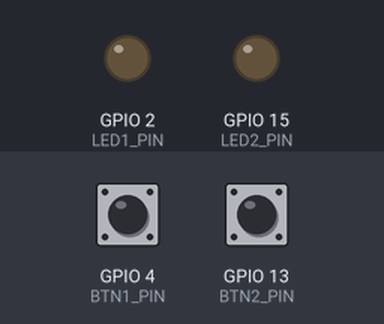
A program run on a simulated ESP32. Parts: output pins drawn as LEDs (lit = HIGH). Inputs (shaded band) come from the test bench; at power-on: GPIO 4 (BTN1_PIN) HIGH, GPIO 13 (BTN2_PIN) HIGH. WiFi joins after 1.5 s; servers stay silent unless stated; random numbers use the default seed unless the program sets one; no MQTT or app messages arrive unless stated; what the program prints to the serial monitor is not drawn.

Above: at 3.7 s.
3.8 s: GPIO 4 (BTN1_PIN) pulled LOW for 3.2 s
At 6.4 s:
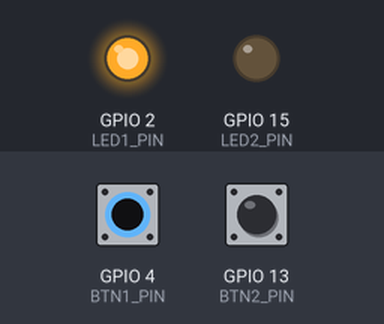
8.5 s: GPIO 13 (BTN2_PIN) pulled LOW for 0.15 s
At 9.8 s:
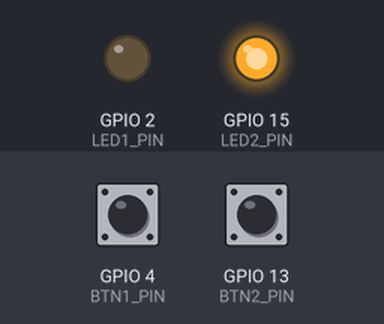
Timing chart, 0 to 12.0 s (numbered marks = the images above; inputs shaded):
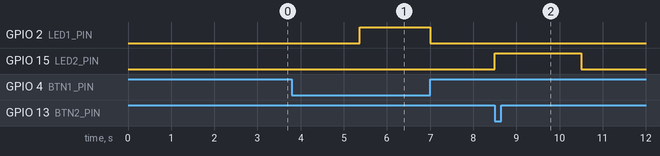

The program:

main.cpp
```cpp
#include <Arduino.h>
#include <WiFi.h>
#include <PubSubClient.h>

// ===== CONFIGURACIÓN WIFI =====
const char* ssid = "Las Penas";
const char* password = "Pena123321";

// ===== MQTT BROKER =====
const char* mqtt_server = "broker.emqx.io";
const int mqtt_port = 1883;
const char* mqtt_user = "";
const char* mqtt_pass = "";

// ===== PINES =====
#define BTN1_PIN 4        // GPIO4 = Botón 1 (Active LOW, pull-up)
#define BTN2_PIN 13       // GPIO13 = Botón 2 (Active LOW, pull-up)
#define LED1_PIN 2        // GPIO2 = LED integrado
#define LED2_PIN 15       // GPIO15 = Segundo LED

WiFiClient espClient;
PubSubClient client(espClient);

enum GameState {
  WAITING_START,
  HOLDING_BTN1,
  LED1_ON_WAIT_RELEASE,
  WAIT_BTN2_PRESS,
  SHOW_RESULTS
};

GameState state = WAITING_START;
volatile uint32_t led1_on_time = 0;
volatile uint32_t btn1_release_time = 0;
volatile uint32_t reaction1 = 0;
volatile uint32_t reaction2 = 0;

// Variables Debounce
uint32_t btn1_debounce = 0;
bool btn1_last = false;
bool btn1_stable = false;

uint32_t btn2_debounce = 0;
bool btn2_last = false;
bool btn2_stable = false;

uint32_t hold_start = 0;

// Lectura de hardware
inline bool readBtn1() { return digitalRead(BTN1_PIN) == LOW; } // true si está presionado
inline bool readBtn2() { return digitalRead(BTN2_PIN) == LOW; } // true si está presionado
inline void led1On()   { digitalWrite(LED1_PIN, HIGH); }
inline void led1Off()  { digitalWrite(LED1_PIN, LOW); }
inline void led2On()   { digitalWrite(LED2_PIN, HIGH); }
inline void led2Off()  { digitalWrite(LED2_PIN, LOW); }

void setup_wifi() {
  Serial.print("Conectando a Wi-Fi: ");
  Serial.println(ssid);
  WiFi.begin(ssid, password);
  while (WiFi.status() != WL_CONNECTED) {
    delay(500);
    Serial.print(".");
  }
  Serial.println("\nWi-Fi Conectado!");
}

void reconnect() {
  while (!client.connected()) {
    Serial.print("Intentando conexion MQTT...");
    String clientId = "ESP32-Game-" + String(random(0xffff), HEX);
    if (client.connect(clientId.c_str(), mqtt_user, mqtt_pass)) {
      Serial.println(" Conectado a EMQX!");
      client.subscribe("reaction_game/control");
      client.publish("topic/qos0", "ESP32 listo para jugar");
    } else {
      Serial.print(" Fallo rc=");
      Serial.print(client.state());
      Serial.println(" Reintentando en 2s...");
      delay(2000);
    }
  }
}

void publishTimes() {
  String payload = "{\"reaction1_ms\":" + String(reaction1) + ",\"reaction2_ms\":" + String(reaction2) + "}";
  client.publish("reaction_game/times", payload.c_str());

  String msg = "Reaccion 1: " + String(reaction1) + " ms | Reaccion 2: " + String(reaction2) + " ms";
  client.publish("topic/qos0", msg.c_str());
  Serial.println("-> Datos publicados en MQTT!");
}

void setup() {
  Serial.begin(115200);
  delay(1000); // Tiempo para estabilizar el Monitor Serie
  Serial.println("\n--- Iniciando ESP32 ---");

  pinMode(BTN1_PIN, INPUT_PULLUP);
  pinMode(BTN2_PIN, INPUT_PULLUP);
  pinMode(LED1_PIN, OUTPUT);
  pinMode(LED2_PIN, OUTPUT);
  led1Off();
  led2Off();

  // Red y Semilla aleatoria usando hardware del ESP32
  setup_wifi();
  randomSeed(esp_random());
  client.setServer(mqtt_server, mqtt_port);
}

void loop() {
  if (!client.connected()) reconnect();
  client.loop();

  uint32_t now = micros();

  // Debounce Botón 1 (BOOT)
  bool btn1_raw = readBtn1();
  if (btn1_raw != btn1_last) {
    btn1_debounce = now;
    btn1_last = btn1_raw;
  }
  if (now - btn1_debounce > 2000) {
    btn1_stable = btn1_raw;
  }

  // Debounce Botón 2
  bool btn2_raw = readBtn2();
  if (btn2_raw != btn2_last) {
    btn2_debounce = now;
    btn2_last = btn2_raw;
  }
  if (now - btn2_debounce > 2000) {
    btn2_stable = btn2_raw;
  }

  // Detección de flancos
  static bool btn1_prev = false;
  bool btn1_pressed = btn1_stable;
  bool btn1_fell    = btn1_pressed && !btn1_prev;
  bool btn1_rose    = !btn1_pressed && btn1_prev;
  btn1_prev = btn1_pressed;

  static bool btn2_prev = false;
  bool btn2_pressed = btn2_stable;
  bool btn2_fell    = btn2_pressed && !btn2_prev;
  bool btn2_rose    = !btn2_pressed && btn2_prev;
  btn2_prev = btn2_pressed;

  // Máquina de Estados
  switch (state) {
    case WAITING_START:
      led1Off();
      led2Off();
      hold_start = 0;
      if (btn1_fell) {
        Serial.println("-> Boton 1 PRESIONADO. Esperando tiempo aleatorio...");
        state = HOLDING_BTN1;
      }
      break;

    case HOLDING_BTN1:
      if (btn1_rose) {
        Serial.println("-> Boton 1 soltado muy rapido. Reiniciando...");
        hold_start = 0;
        state = WAITING_START;
        break;
      }

      if (hold_start == 0) hold_start = now;

      if (now - hold_start > (random(1500000, 4500000))) {
        led1On();
        led1_on_time = now;
        Serial.println("-> LED 1 ENCENDIDO! Suelta el Boton 1!");
        state = LED1_ON_WAIT_RELEASE;
        hold_start = 0;
      }
      break;

    case LED1_ON_WAIT_RELEASE:
      if (btn1_rose) {
        btn1_release_time = now;
        reaction1 = (btn1_release_time - led1_on_time) / 1000;
        Serial.printf("-> Reaccion 1: %d ms. Presiona Boton 2 (GPIO12)...\n", reaction1);
        led1Off();
        state = WAIT_BTN2_PRESS;
      }
      break;

    case WAIT_BTN2_PRESS:
      if (btn2_fell) {
        uint32_t btn2_time = now;
        reaction2 = (btn2_time - btn1_release_time) / 1000;
        Serial.printf("-> Reaccion 2: %d ms.\n", reaction2);
        led2On();
        state = SHOW_RESULTS;
      }
      break;

    case SHOW_RESULTS:
      publishTimes();
      delay(2000);
      led2Off();
      state = WAITING_START;
      break;
  }
}
```

Measured:
- after the input at 3.8 s, GPIO 2 (LED1_PIN): LOW → HIGH after 1.6 s, → LOW 1.6 s later
- after the input at 8.5 s, GPIO 15 (LED2_PIN): LOW → HIGH at once, → LOW 2.0 s later
